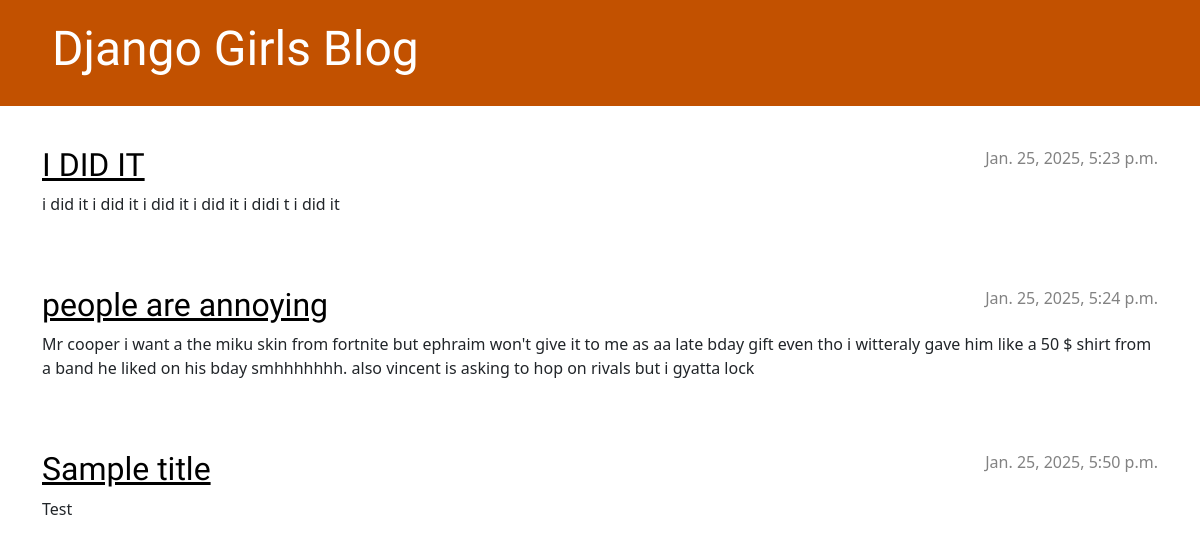
Before: / with the older database file.
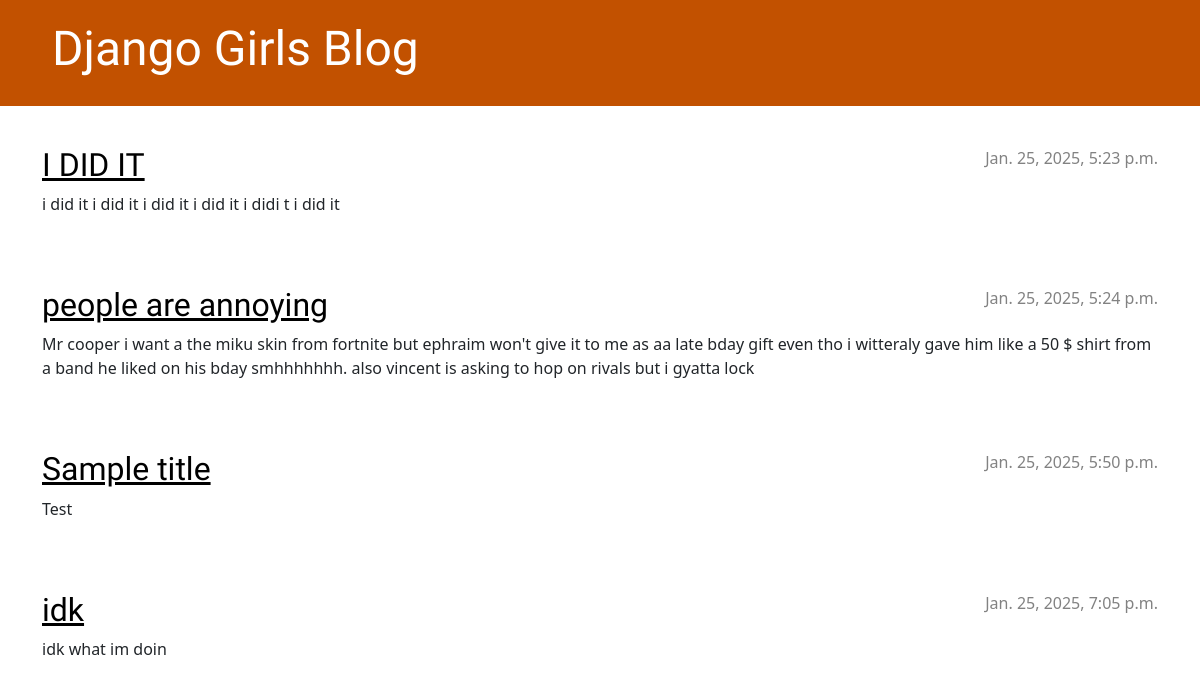
After: the same page with the newer database file.
### blog/models.py (models this page shows, shortened)
class Post(models.Model):
    author = models.ForeignKey(settings.AUTH_USER_MODEL, on_delete=models.CASCADE)
    title = models.CharField(max_length=200)
    text = models.TextField()
    created_date = models.DateTimeField(default=timezone.now)
    published_date = models.DateTimeField(blank=True, null=True)

### blog/views.py (the view)
# urls.py: path('', views.post_list, name='post_list'),
def post_list(request):
    posts = Post.objects.filter(published_date__lte=timezone.now()).order_by('published_date')
    return render(request, 'blog/post_list.html', {'posts': posts})

### blog/templates/blog/post_list.html (shortened to what this page needs)
{% load static %}
<!DOCTYPE html>
<html>
    <head>
        <link rel="stylesheet" href="https://cdn.jsdelivr.net/npm/bootstrap@5.3.3/dist/css/bootstrap.min.css">
        <link rel="stylesheet" href="{% static 'css/blog.css' %}">
    </head>
    <body>
        <header class="page-header">
            <div class="container">
                <h1><a href="/">Django Girls Blog</a></h1>
            </div>
        </header>
        <main class="container">
            <div class="row">
                <div class="col">
                    {% for post in posts %}
                        <article class="post">
                            <time class="date">
                                {{ post.published_date }}
                            </time>
                            <h2><a href="">{{ post.title }}</a></h2>
                            <p>{{ post.text|linebreaksbr }}</p>
                        </article>
                    {% endfor %}
                </div>
            </div>
        </main>
    </body>
</html>

### blog/static/css/blog.css (style rules this page uses)
.page-header { background-color: #C25100; margin-top: 0; margin-bottom: 40px; padding: 20px 20px 20px 40px; }
.page-header h1, .page-header h1 a, .page-header h1 a:visited, .page-header h1 a:active { color: #ffffff; font-size: 36pt; text-decoration: none; }
h1, h2, h3, h4 { font-family: 'Lobster', cursive; }
.date { color: #828282; }
.post { margin-bottom: 70px; }
.post h2 a, .post h2 a:visited { color: #000000; }
.post > .date, .post > .actions { float: right; }

Changed rows visible on the page:
added Post: published_date "Jan. 25, 2025, 7:05 p.m.", title "idk", text "idk what im doin"
